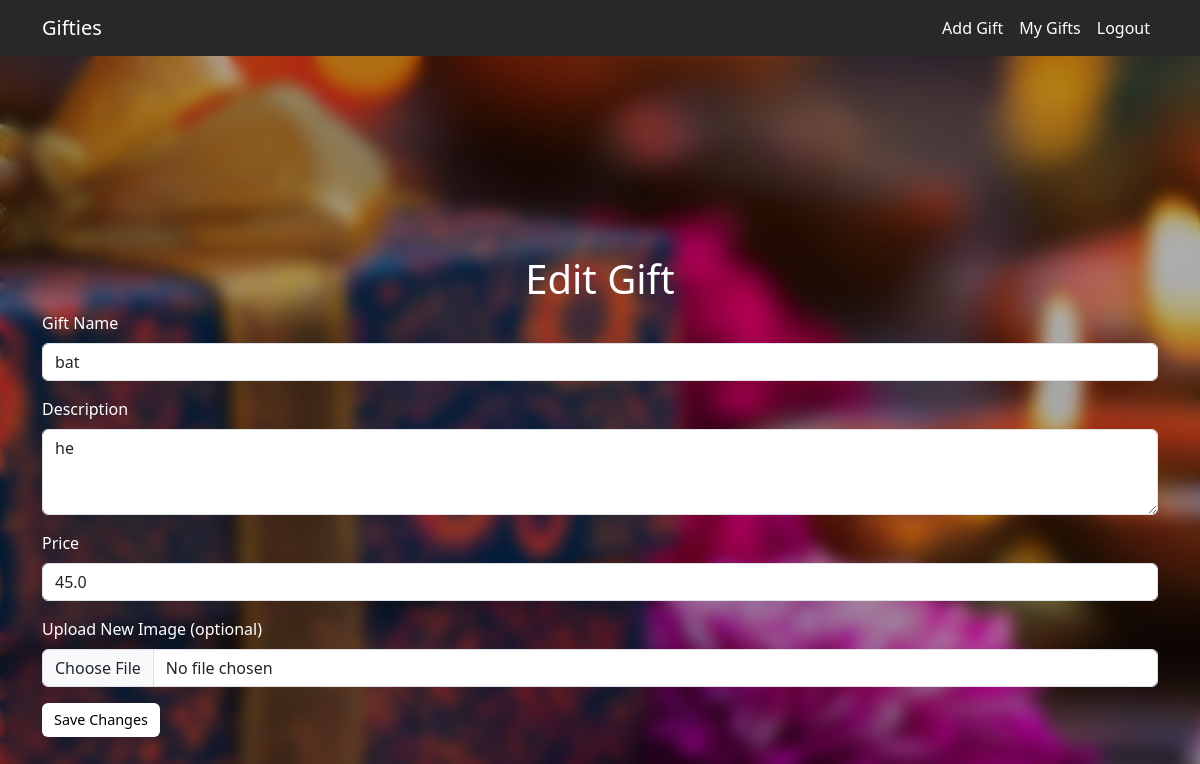
/edit_gift/3, run on the app's committed database.
### application/models.py (models this page shows, shortened)
class Gift(db.Model):
    id = db.Column(db.Integer, primary_key=True)
    name = db.Column(db.String(200), nullable=False)
    description = db.Column(db.String(500))
    price = db.Column(db.Float, nullable=False)
    image_url = db.Column(db.String(300))  # Added field for image URL
    seller_id = db.Column(db.Integer, db.ForeignKey('user.id'), nullable=False)
    date_listed = db.Column(db.DateTime, default=datetime.utcnow)
    sold = db.Column(db.Boolean, default=False)

### application/routes.py (the view, shortened to what this page needs)
    @app.route('/edit_gift/<int:id>', methods=['GET', 'POST'])
    def edit_gift(id):
        gift = Gift.query.get_or_404(id)
        return render_template('edit_gift.html', gift=gift)

### templates/edit_gift.html (shortened to what this page needs)
<!DOCTYPE html>
<html lang="en">
<head>
    <link href="https://cdn.jsdelivr.net/npm/bootstrap@5.3.0/dist/css/bootstrap.min.css" rel="stylesheet">
</head>
<body>
    <nav class="navbar navbar-expand-lg">
        <div class="container">
            <a class="navbar-brand" href="/dashboard">Gifties</a>
            <div class="collapse navbar-collapse" id="navbarNav">
                <ul class="navbar-nav ms-auto">
                    <li class="nav-item">
                        <a class="nav-link" href="/add_gift">Add Gift</a>
                    </li>
                    <li class="nav-item">
                        <a class="nav-link" href="/my_gifts">My Gifts</a>
                    </li>
                    <li class="nav-item">
                        <a class="nav-link" href="/logout">Logout</a>
                    </li>
                </ul>
            </div>
        </div>
    </nav>
    <div class="hero">
        <div class="container content-container">
            <h1 class="text-center text-white">Edit Gift</h1>
            <form method="POST" enctype="multipart/form-data">
                <div class="mb-3">
                    <label for="name" class="form-label text-white">Gift Name</label>
                    <input type="text" id="name" name="name" class="form-control" value="{{ gift.name }}" required>
                </div>
                <div class="mb-3">
                    <label for="description" class="form-label text-white">Description</label>
                    <textarea id="description" name="description" class="form-control" rows="3" required>{{ gift.description }}</textarea>
                </div>
                <div class="mb-3">
                    <label for="price" class="form-label text-white">Price</label>
                    <input type="number" id="price" name="price" class="form-control" value="{{ gift.price }}" step="0.01" required>
                </div>
                <div class="mb-3">
                    <label for="image" class="form-label text-white">Upload New Image (optional)</label>
                    <input type="file" id="image" name="image" class="form-control">
                </div>
                <button type="submit" class="btn btn-primary">Save Changes</button>
            </form>
        </div>
    </div>
</body>
</html>

### templates/edit_gift.html (style rules this page uses)
body, html { margin: 0; padding: 0; height: 100%; background: url('/static/3.png') no-repeat center center fixed; background-size: cover; }
.hero { min-height: 100vh; display: flex; flex-direction: column; justify-content: center; align-items: center; backdrop-filter: blur(8px); background-color: rgba(0, 0, 0, 0.3); padding-top: 60px; }
.navbar { background-color: #28282B; }
.navbar a { color: white !important; }
.content-container { margin-top: 20px; }
.btn-primary { background-color: white; color: black; border: none; font-size: 0.9rem; padding: 6px 12px; }

### data on the page
Gift: name "bat", description "he", price "45.0"
